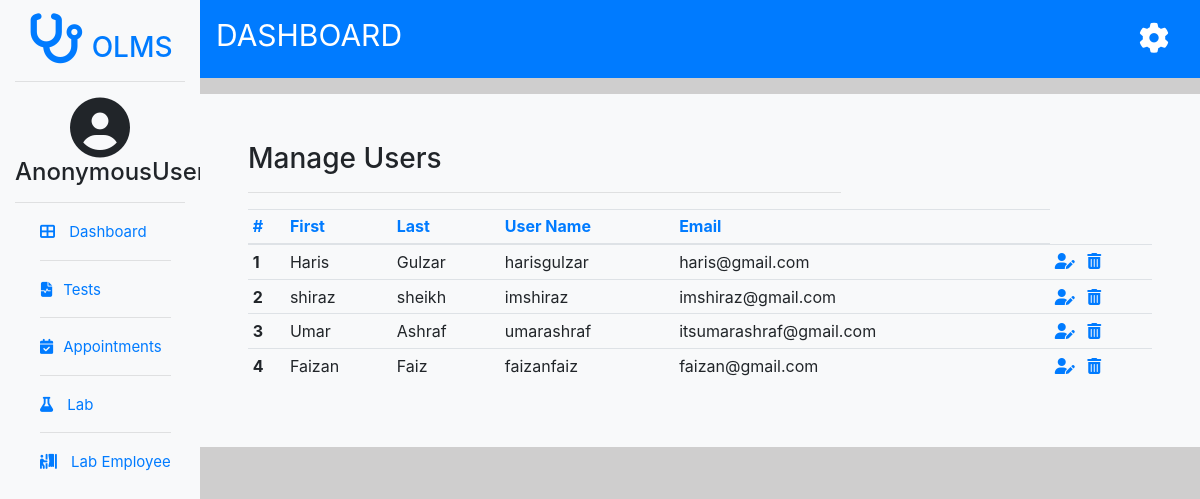
Before: /adminside/manage-users/ with the older database file.
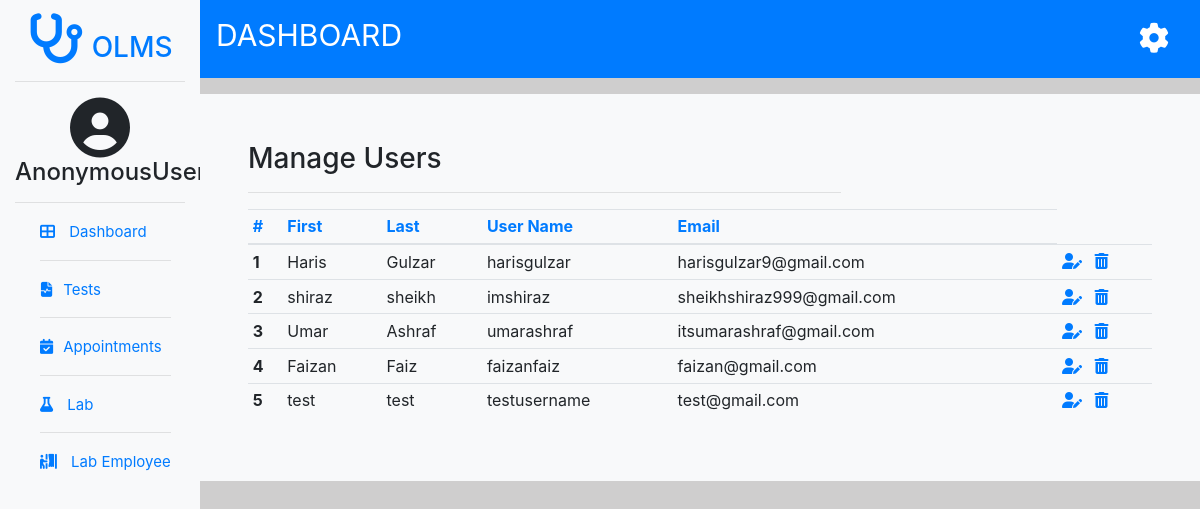
After: the same page with the newer database file.
### users/models.py (models this page shows, shortened)
class enduser(models.Model):
    firstname = models.CharField(max_length=40)
    lastname = models.CharField(max_length=20)
    username = models.CharField(max_length=30, unique=True)
    email=models.CharField(max_length=50, unique=True)
    phone = models.IntegerField(unique=True)
    password = models.CharField(max_length=50)

### adminside/views.py (the view)
# urls.py: path("adminside/manage-users/",views.manageusers,name='manageusers'),
def manageusers(request):
    userlist=enduser.objects.all()
    return render(request, 'manageusers.html',{'userlist':userlist})

### templates/manageusers.html (shortened to what this page needs)
{% extends 'adminbase.html' %}
{% block body %}
<div class="container  bg-light p-5 mt-3">
    <div class="row">
        <div class="col-lg-8">
            <h3>Manage Users</h3>
            <hr>
        </div>
    </div>
    <table class="table table-hover table-sm">
        <thead>
            <tr class="text-primary">
                <th scope="col">#</th>
                <th scope="col">First</th>
                <th scope="col">Last</th>
                <th scope="col">User Name</th>
                <th scope="col">Email</th>
            </tr>
        </thead>
        <tbody>
            {% for userlist in userlist%}
            <tr>
                <th scope="row">{{forloop.counter}}</th>
                <td>{{userlist.firstname}}</td>
                <td>{{userlist.lastname}}</td>
                <td>{{userlist.username}}</td>
                <td>{{userlist.email}}</td>
                <td><a href="{{userlist.id}}"><i class="fas fa-user-edit"></i></a>
                    <a href="{% url 'deleteuser' userlist.id %}"><i class="fas fa-trash-alt pl-2"></i></a>
                </td>
            </tr>
            {% endfor %}
        </tbody>
    </table>
</div>
{% endblock body %}

Changed rows visible on the page:
changed enduser "Haris": email "haris@gmail.com" → "harisgulzar9@gmail.com"
changed enduser "shiraz": email "imshiraz@gmail.com" → "sheikhshiraz999@gmail.com"
added enduser: firstname "test", lastname "test", username "testusername", email "test@gmail.com"
